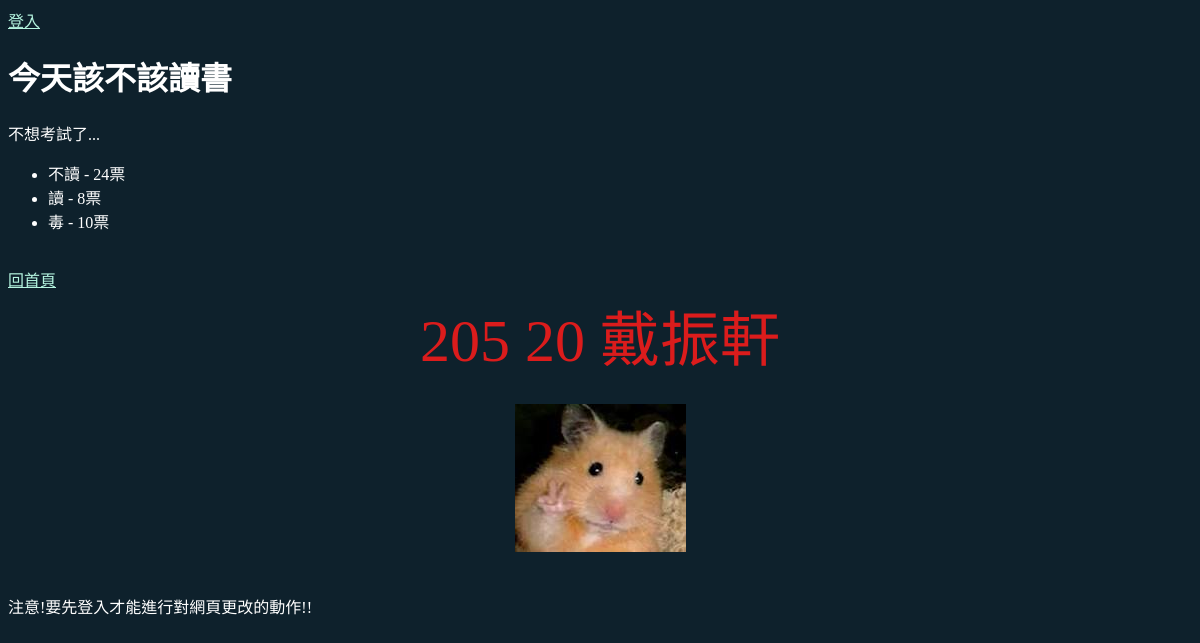
Page /poll/1/ on the earlier database version.
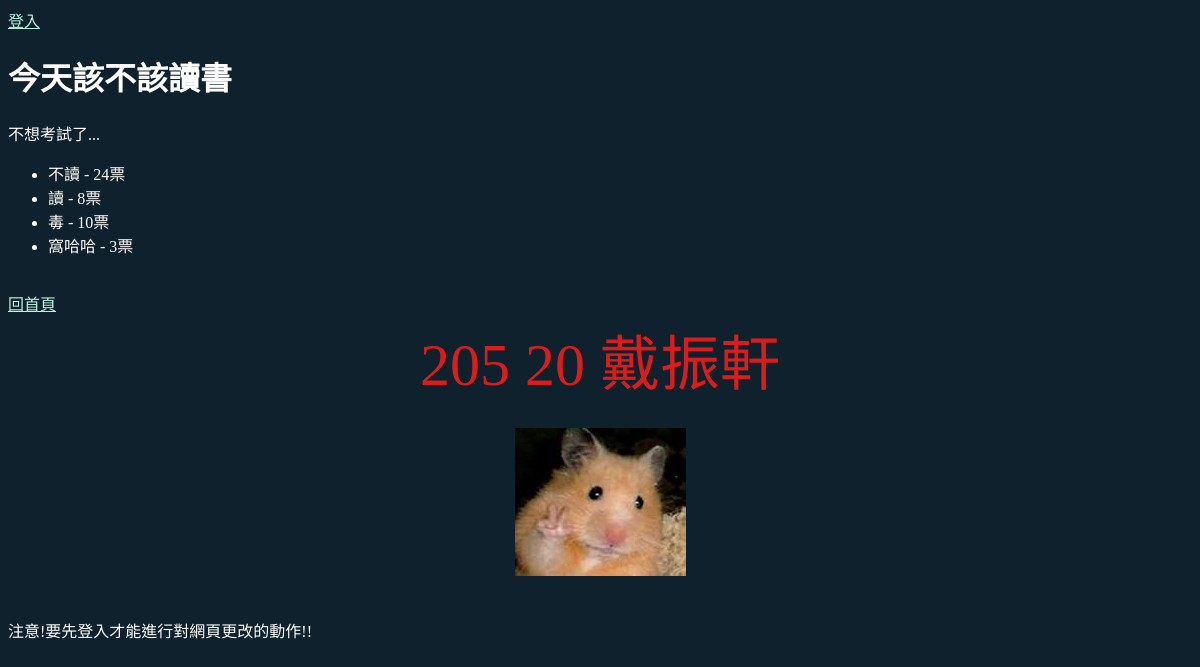
Same page on the later database version.
### default/models.py (models this page shows, shortened)
class Option(models.Model):
    title = models.CharField("選項文字", max_length=64)
    votes = models.IntegerField("票數", default=0) #紀錄該項投了幾次[IntegerField>>紀錄整數]
    poll_id = models.IntegerField("投票主題編號") #*id>在>models.Model自動產生的流水號，這裡用來記錄編號與資料庫的關係

### default/views.py (the view)
# urls.py: path("<int:pk>/",PollView.as_view(), name = 'poll_view'), #用小於大於標示要變動的參數,pk是一個參數  ;#用name 為各種路徑取一個名子，可與poll_detail第12行的url合併使用
class PollView(DetailView):  #DetailView 會預設用urls中設定的pk參數去找ip
    model = Poll
    def get_context_data(self, **kwargs):  #額外獲取要傳給頁面範本的資料(解決有些資料不再Poll中)(產生一本字典)
        ctx =  super().get_context_data(**kwargs) #ctx是一本字典，裡面裝有DetailView獲取要傳給範本的資料和他沒獲取到的;[super()]從PollView的副(父?)類別中先獲取執行get_context_data()的方法，並將獲得的東西存入字典
        ctx['option_list'] = Option.objects.filter(poll_id=self.object.id)  #化簡上兩行
        return ctx #記得把加工後的資料傳回去給目標的頁面範本使用

### templates/default/poll_detail.html (shortened to what this page needs)
{% extends "base.html" %}
{% block main %}
    <h1>{{ poll.subject }}</h1>
    <p>{{ poll.desc }}</p>
    <ul>
        {% for op in option_list %}
        <li>
            {% if user.is_authenticated %}
            <a href="{% url 'poll_vote' op.id %}">{{ op.title }}</a> - {{ op.votes }}票
                <a href="{% url 'option_edit' op.id %}">修改</a>
                <a href="{% url 'option_delete' op.id %}">刪除</a>
            {% else %}
            {{ op.title }} - {{ op.votes }}票
            {% endif %}
        </li>
        {% endfor %}
    </ul>
    <br >
    <a href="{% url 'poll_list' %}">回首頁</a>
{% endblock %}

Differences in the rows shown:
added Option: title "窩哈哈", votes "3"
